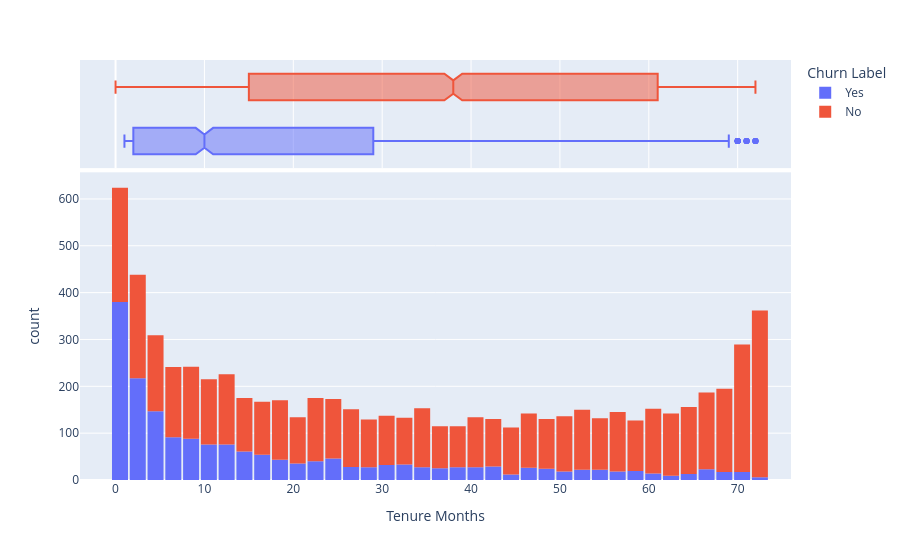

Notebook source saved alongside this figure:
### Markdown cell above
Tells us the reason of churn ie. why the customer left

### Code cell
fig = px.histogram(df,marginal="box",x="Tenure Months",color="Churn Label")
fig.update_layout(bargap = 0.1)
fig.show()

### Figure 1 — Plotly figure (JSON) as saved in the notebook; plotly's stock layout.template omitted (floating-point values rounded to 4 significant figures; data arrays with more than 128 entries replaced by an {"elided": "..."} marker saying what was removed)
{"data": [{"bingroup": "x", "hovertemplate": "Churn Label=Yes<br>Tenure Months=%{x}<br>count=%{y}<extra></extra>", "legendgroup": "Yes", "marker": {"color": "#636efa", "pattern": {"shape": ""}}, "name": "Yes", "orientation": "v", "showlegend": true, "type": "histogram", "x": {"elided": "1869 int values"}, "xaxis": "x", "yaxis": "y"}, {"hovertemplate": "Churn Label=Yes<br>Tenure Months=%{x}<extra></extra>", "legendgroup": "Yes", "marker": {"color": "#636efa"}, "name": "Yes", "notched": true, "showlegend": false, "type": "box", "x": {"elided": "1869 int values"}, "xaxis": "x2", "yaxis": "y2"}, {"bingroup": "x", "hovertemplate": "Churn Label=No<br>Tenure Months=%{x}<br>count=%{y}<extra></extra>", "legendgroup": "No", "marker": {"color": "#EF553B", "pattern": {"shape": ""}}, "name": "No", "orientation": "v", "showlegend": true, "type": "histogram", "x": {"elided": "5174 int values"}, "xaxis": "x", "yaxis": "y"}, {"hovertemplate": "Churn Label=No<br>Tenure Months=%{x}<extra></extra>", "legendgroup": "No", "marker": {"color": "#EF553B"}, "name": "No", "notched": true, "showlegend": false, "type": "box", "x": {"elided": "5174 int values"}, "xaxis": "x2", "yaxis": "y2"}], "layout": {"bargap": 0.1, "barmode": "relative", "legend": {"title": {"text": "Churn Label"}, "tracegroupgap": 0}, "margin": {"t": 60}, "xaxis": {"anchor": "y", "domain": [0, 1], "title": {"text": "Tenure Months"}}, "xaxis2": {"anchor": "y2", "domain": [0, 1], "matches": "x", "showgrid": true, "showticklabels": false}, "yaxis": {"anchor": "x", "domain": [0, 0.7326], "title": {"text": "count"}}, "yaxis2": {"anchor": "x2", "domain": [0.7426, 1], "matches": "y2", "showgrid": false, "showline": false, "showticklabels": false, "ticks": ""}}}
